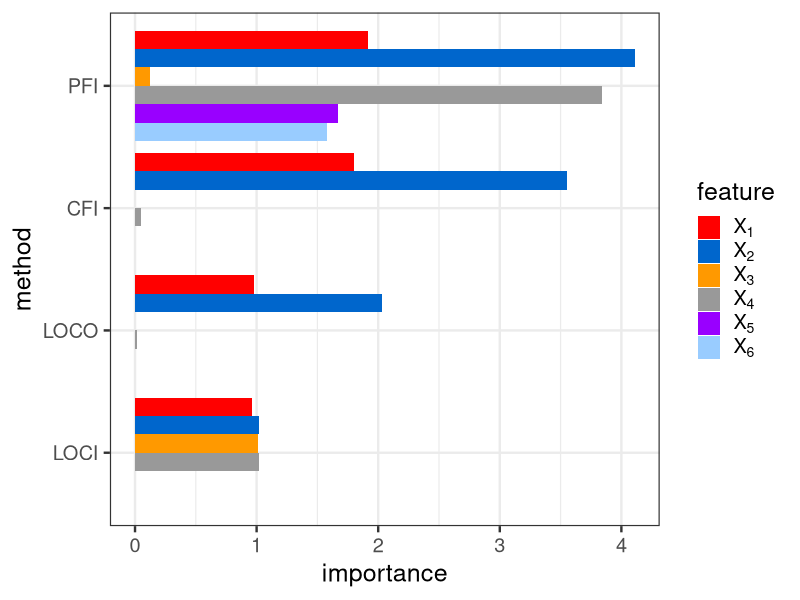
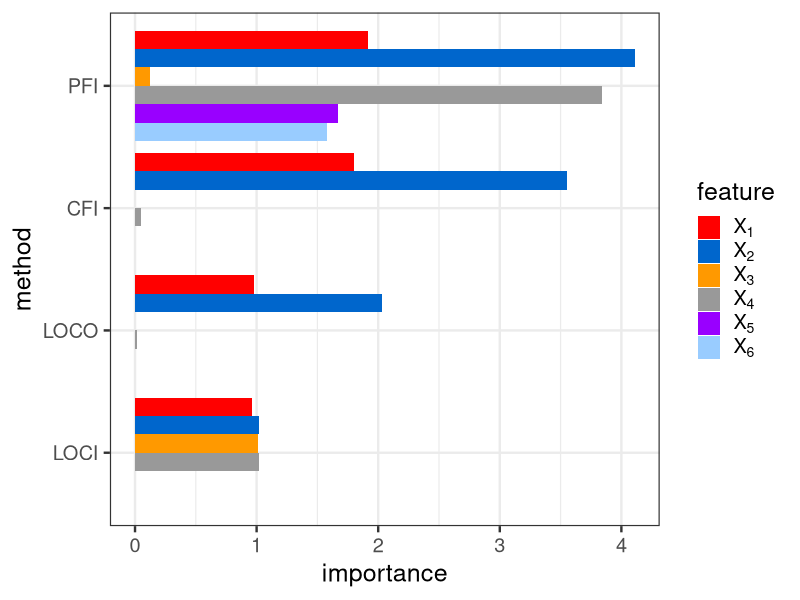

Recreate these plots in R, in order.
library(ggplot2)
theme_set(theme_bw(base_size = 18))
color_vector = c("red", "#0066CC", "#FF9900", "#999999", "#9900FF", "#99CCFF")


# load datasets
df_pfi_cfi = read.csv("./simulations/data/sim5_df_res_pfi_cfi.csv")
df_loco_loci = read.csv("./simulations/data/sim5_df_res_loco_loci.csv")


df = rbind(df_pfi_cfi, df_loco_loci)
df$feature = as.factor(df$feature)
df$i = length(df$feature):1


# Plot
sim5 = ggplot(data = df, aes(y = reorder(type, i),  x = importance, fill = reorder(feature, i))) +
  geom_col(position = position_dodge()) +
  labs(y = "method",
       fill = "feature") + 
  scale_fill_manual(values = color_vector, breaks = c("x1", "x2", "x3", "x4", "x5", "x6"), 
                    labels = c(expression(X[1]), expression(X[2]), expression(X[3]), expression(X[4]), expression(X[5]), expression(X[6])))

sim5

# Save plot
ggsave(filename = "./simulations/plots/sim5.pdf")